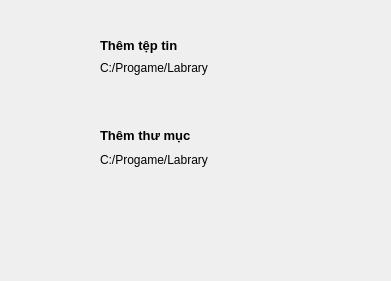
      <widget class="QWidget" name="widget_47" native="true">
       <property name="geometry">
        <rect>
         <x>0</x>
         <y>1</y>
         <width>391</width>
         <height>281</height>
        </rect>
       </property>
       <property name="cursor">
        <cursorShape>PointingHandCursor</cursorShape>
       </property>
       <property name="styleSheet">
        <string notr="true">#widget_47{
background: rgba(255,255,255,0.05);
}</string>
       </property>
       <widget class="QWidget" name="select_folder_monitor" native="true">
        <property name="geometry">
         <rect>
          <x>30</x>
          <y>110</y>
          <width>341</width>
          <height>75</height>
         </rect>
        </property>
        <property name="minimumSize">
         <size>
          <width>0</width>
          <height>75</height>
         </size>
        </property>
        <property name="cursor">
         <cursorShape>PointingHandCursor</cursorShape>
        </property>
        <property name="styleSheet">
         <string notr="true">#select_folder_monitor:hover {
background: rgba(255,255,255,0.2);
border-radius: 5px;
}</string>
        </property>
        <widget class="QLabel" name="label_190">
         <property name="geometry">
          <rect>
           <x>26</x>
           <y>20</y>
           <width>30</width>
           <height>25</height>
          </rect>
         </property>
         <property name="text">
          <string/>
         </property>
         <property name="pixmap">
          <pixmap>icon/Folder-Default-icon.png</pixmap>
         </property>
         <property name="scaledContents">
          <bool>true</bool>
         </property>
        </widget>
        <widget class="QLabel" name="path_folder_monitor">
         <property name="geometry">
          <rect>
           <x>70</x>
           <y>42</y>
           <width>261</width>
           <height>16</height>
          </rect>
         </property>
         <property name="text">
          <string>C:/Progame/Labrary</string>
         </property>
        </widget>
        <widget class="QLabel" name="label_191">
         <property name="geometry">
          <rect>
           <x>70</x>
           <y>18</y>
           <width>251</width>
           <height>16</height>
          </rect>
         </property>
         <property name="text">
          <string>&lt;html&gt;&lt;head/&gt;&lt;body&gt;&lt;p&gt;&lt;span style=&quot; font-size:10pt; font-weight:600;&quot;&gt;Thêm thư mục&lt;/span&gt;&lt;/p&gt;&lt;/body&gt;&lt;/html&gt;</string>
         </property>
        </widget>
       </widget>
       <widget class="QWidget" name="select_file_monitor" native="true">
        <property name="geometry">
         <rect>
          <x>30</x>
          <y>20</y>
          <width>341</width>
          <height>75</height>
         </rect>
        </property>
        <property name="minimumSize">
         <size>
          <width>0</width>
          <height>75</height>
         </size>
        </property>
        <property name="cursor">
         <cursorShape>PointingHandCursor</cursorShape>
        </property>
        <property name="styleSheet">
         <string notr="true">#select_file_monitor:hover {
background: rgba(255,255,255,0.2);
border-radius: 5px;
}</string>
        </property>
        <widget class="QLabel" name="label_203">
         <property name="geometry">
          <rect>
           <x>30</x>
           <y>20</y>
           <width>20</width>
           <height>25</height>
          </rect>
         </property>
         <property name="text">
          <string/>
         </property>
         <property name="pixmap">
          <pixmap>icon/file-1294459_1280.png</pixmap>
         </property>
         <property name="scaledContents">
          <bool>true</bool>
         </property>
        </widget>
        <widget class="QLabel" name="label_204">
         <property name="geometry">
          <rect>
           <x>70</x>
           <y>18</y>
           <width>251</width>
           <height>16</height>
          </rect>
         </property>
         <property name="text">
          <string>&lt;html&gt;&lt;head/&gt;&lt;body&gt;&lt;p&gt;&lt;span style=&quot; font-size:10pt; font-weight:600;&quot;&gt;Thêm tệp tin&lt;/span&gt;&lt;/p&gt;&lt;/body&gt;&lt;/html&gt;</string>
         </property>
        </widget>
        <widget class="QLabel" name="path_file_monitor">
         <property name="geometry">
          <rect>
           <x>70</x>
           <y>40</y>
           <width>261</width>
           <height>16</height>
          </rect>
         </property>
         <property name="text">
          <string>C:/Progame/Labrary</string>
         </property>
        </widget>
       </widget>
      </widget>
